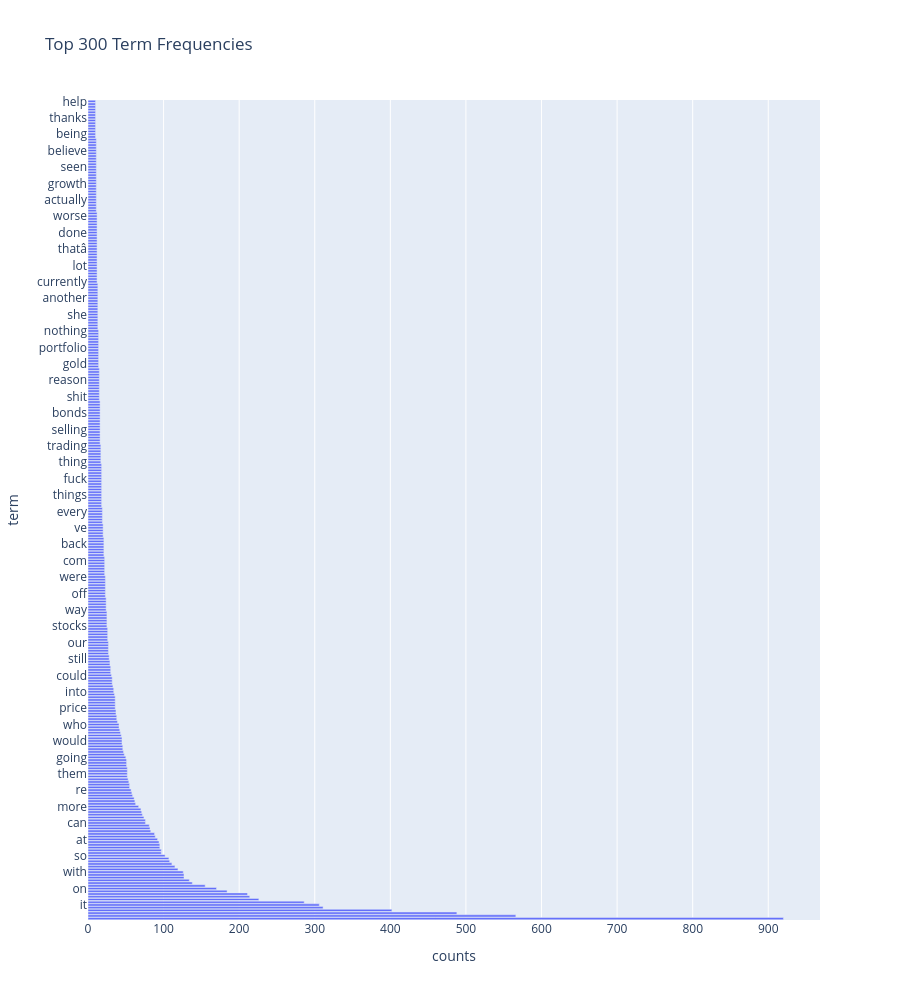

Write notebook code for a chart like this one.
### Code cell
import plotly.express as px

#compute the term frequency
term_counts = np.asarray(N_counts.sum(axis=0)).ravel()
feature_names = count_vect.get_feature_names_out()

#build dataframe
df = pd.DataFrame({"term": feature_names, "counts": term_counts})
df_top = df.sort_values("counts", ascending=False).head(300)

#plot horizontal bar chart
fig = px.bar(df_top.sort_values("counts"), 
             x="counts", y="term",
             orientation="h",
             title="Top 300 Term Frequencies")

fig.update_layout(yaxis=dict(autorange="reversed"))
fig.update_layout(height=1000)
fig.show()

### Figure 1 — Plotly figure (JSON) as saved in the notebook; plotly's stock layout.template omitted (floating-point values rounded to 4 significant figures; data arrays with more than 128 entries replaced by an {"elided": "..."} marker saying what was removed)
{"data": [{"hovertemplate": "counts=%{x}<br>term=%{y}<extra></extra>", "legendgroup": "", "marker": {"color": "#636efa", "pattern": {"shape": ""}}, "name": "", "orientation": "h", "showlegend": false, "textposition": "auto", "type": "bar", "x": {"elided": "300 int values"}, "xaxis": "x", "y": {"elided": "300 str values"}, "yaxis": "y"}], "layout": {"barmode": "relative", "height": 1000, "legend": {"tracegroupgap": 0}, "title": {"text": "Top 300 Term Frequencies"}, "xaxis": {"anchor": "y", "domain": [0, 1], "title": {"text": "counts"}}, "yaxis": {"anchor": "x", "autorange": "reversed", "domain": [0, 1], "title": {"text": "term"}}}}
